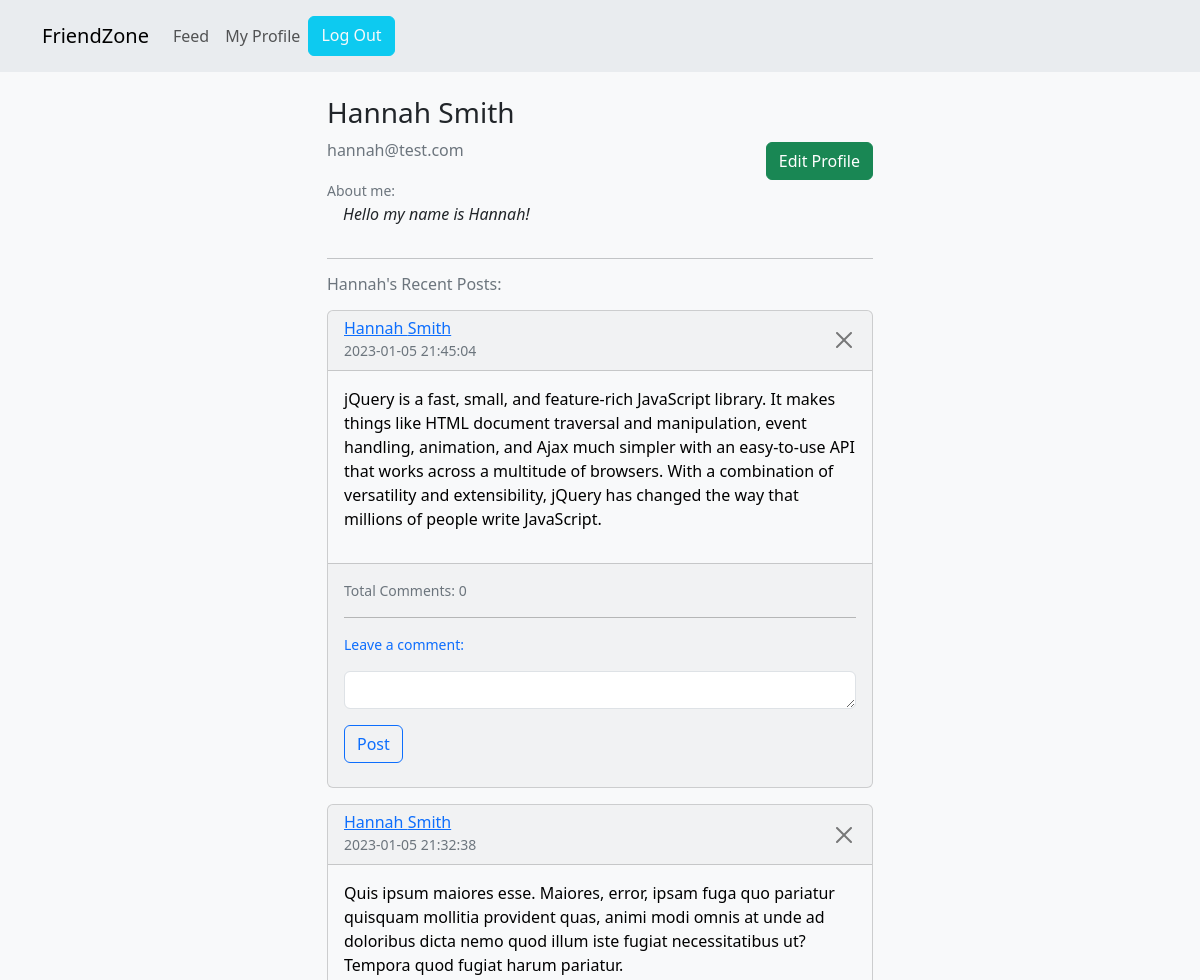
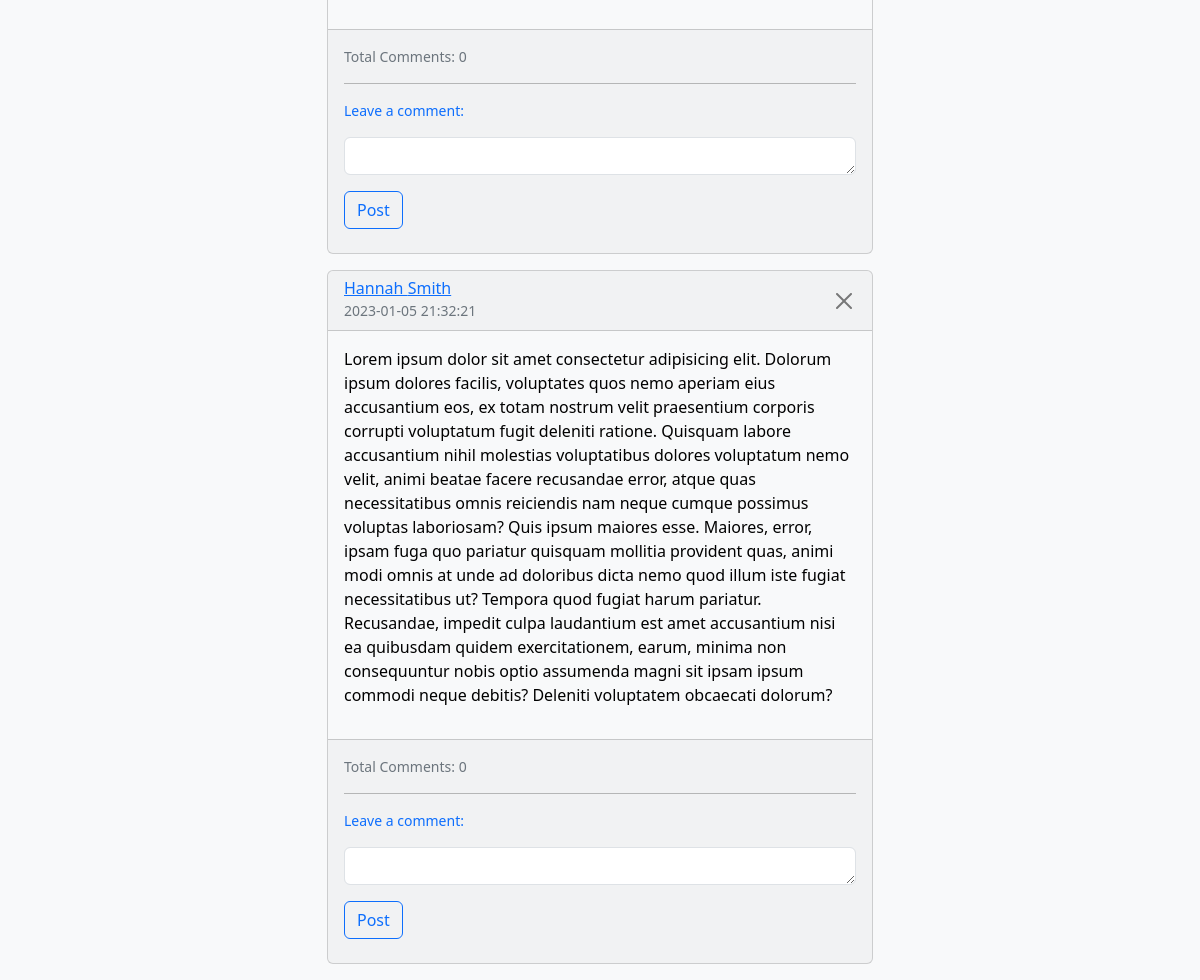
/index.php?action=profile&user_id=12 (signed in), run on an earlier commit of the app's database (2 pictures, top to bottom).
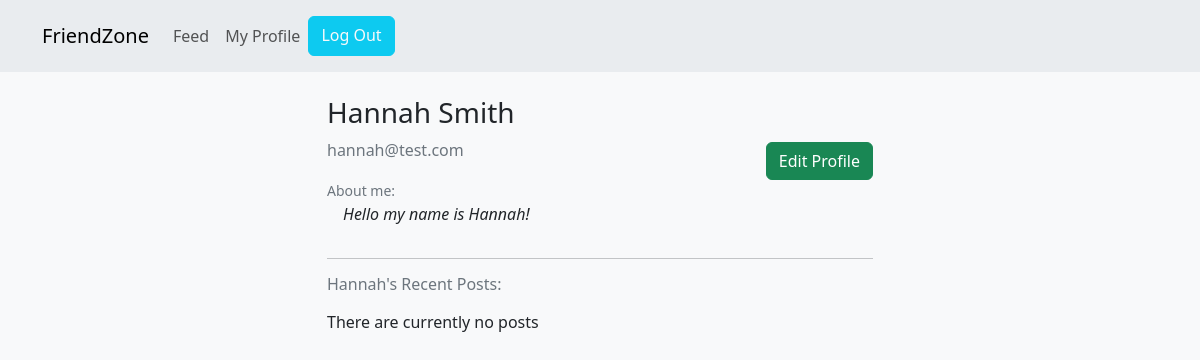
And on a later commit of the database.
### tables this page shows
CREATE TABLE `users` (
  `id` int(11) NOT NULL,
  `first_name` varchar(255) NOT NULL,
  `last_name` varchar(255) NOT NULL,
  `email` varchar(255) NOT NULL,
  `password` varchar(255) NOT NULL,
  `phone_number` varchar(50) NOT NULL,
  `biography` varchar(300) NOT NULL
);

CREATE TABLE `posts` (
  `id` int(11) NOT NULL,
  `created_at` datetime NOT NULL,
  `author_id` int(11) NOT NULL,
  `content` varchar(280) NOT NULL
);

### controller/Controller.php (called while the page is built, shortened)
<?php
require_once('./model/UserModel.php');
require_once('./model/PostModel.php');
function getProfile($params)
{
  $userManager = new UserModel();
  $user = $userManager->getUser($params);
  $postsManager = new PostsModel();
  $posts = $postsManager->getPostsByUser($params);
  require('./view/pages/profile.php');
}

### model/UserModel.php (called while the page is built, shortened)
<?php
class UserModel extends DB
{
  function getUser($params)
  {
    try {
      $db = $this->connect();
      $req = $db->prepare("SELECT * FROM users WHERE id = :user_id LIMIT 1");
      $req->bindValue(':user_id', $params['user_id'], PDO::PARAM_STR);
      $req->execute();
      $result = $req->fetch(PDO::FETCH_ASSOC);
      return $result;
    } catch (Exception $e) {
    }
  }
}

### model/PostModel.php (called while the page is built, shortened)
<?php
class PostsModel extends DB
{
  public function getPostsByUser($params)
  {
    try {
      $db = $this->connect();
      $req = $db->prepare("SELECT p.id id, p.author_id author_id, p.content content, p.created_at created_at, u.first_name first_name, u.last_name last_name, (SELECT COUNT(*) FROM comments c WHERE c.post_id = p.id) as num_comments FROM posts p INNER JOIN users u ON p.author_id = u.id WHERE u.id = :user_id  ORDER BY p.created_at DESC");
      $req->bindValue(':user_id', $params['user_id'], PDO::PARAM_STR);
      $req->execute();
      $result = $req->fetchAll(PDO::FETCH_ASSOC);
      return $result;
    } catch (Exception $e) {
      die("Error fethcing posts: " . $e->getMessage());
    }
  }
}

### view/pages/profile.php (the view, shortened to what this page needs)
<div class="container profile">
  <div class="row">
    <div class="col-md-6 mx-auto">
      <div class="d-flex align-items-center justify-content-between">
        <div>
          <h3><?= $user['first_name'] . ' ' . $user['last_name'] ?></h3>
          <p class="text-secondary"><?= $user['email'] ?></p>
          <small class="text-secondary">About me:</small>
          <p class="px-3 fst-italic"><?= $user['biography'] ?></p>
        </div>
        <?php
        if ($user['id'] === $_SESSION['user_id']) { ?>
          <p><button id="showFormButton" class="btn btn-success">Edit Profile</button></p>
        <?php } ?>
      </div>
      <hr>
      <h6 class="mb-3 text-secondary"><?= $user['first_name'] ?>'s Recent Posts:</h6>
      <?php
      if (isset($posts) && count($posts) > 0) {
        foreach ($posts as $post) :
          include('./view/components/post.php');
        endforeach;
      } else {
        echo '<p>There are currently no posts</p>';
      }
      ?>
    </div>
  </div>
</div>
<?php
$content = ob_get_clean();
require_once('./view/layout/layout.php');

### view/components/post.php (shortened to what this page needs)
<div class="card  text-bg-light mb-3">
  <div class="card-header d-flex justify-content-between align-items-center">
    <div>
      <h6 class="mb-0"><a href="index.php?action=profile&user_id=<?= $post['author_id'] ?>"><?= $post['first_name'] . ' ' . $post['last_name'] ?></a></h6>
      <p class="mb-0 text-secondary"><small><?= $post['created_at'] ?></small></p>
    </div>
    <?php
    if ($_SESSION["user_id"] == $post['author_id']) { ?>
      <a href="index.php?action=delete-post&post_id=<?= $post['id'] ?>" type="button" class="btn-close" aria-label="Delete"></a>
    <?php
    }
    ?>
  </div>
  <div class="card-body">
    <p><?= $post['content'] ?></p>
  </div>
  <div class="card-footer">
    <div class="d-flex justify-content-between align-items-center my-2">
      <small class="text-secondary">Total Comments: <?= $post['num_comments'] ?> </small>
    </div>
    <hr>
    <small class="text-primary">
      <p>Leave a comment:</p>
    </small>
    <form action='index.php?action=post-comment&fromProfile=<?= isset($user['id']) ? $user['id'] : 'false' ?>' method="POST">
      <textarea name="content" required class="form-control" rows="1"></textarea>
      <button type="submit" class="btn btn-outline-primary my-3">Post</button>
    </form>
  </div>
</div>

### index.php (shortened to what this page needs)
<?php
require('./controller/Controller.php');
$action = isset($_REQUEST['action']) ? $_REQUEST['action'] : null;
switch ($action) {
  case "profile":
    getProfile($_REQUEST);
    break;
}

### view/layout/layout.php (shortened to what this page needs)
<!DOCTYPE html>
<html lang="en">
<head>
  <link href="https://cdn.jsdelivr.net/npm/bootstrap@5.3.0-alpha1/dist/css/bootstrap.min.css" rel="stylesheet">
  <link rel="stylesheet" href="public/css/style.css">
</head>
<body class="min-vh-100">
  <header>
    <nav class="navbar fixed-top navbar-expand-lg bg-body-secondary py-3">
      <div class="container">
        <a class="navbar-brand" href="index.php">FriendZone</a>
        <div class="collapse navbar-collapse" id="navbarNavDropdown">
          <ul class="navbar-nav w-100">
            <?php
            if (isset($_SESSION['id']) && $_SESSION['id'] == session_id()) {
            ?>
              <li class="nav-item">
                <a class="nav-link" href="index.php?action=newsfeed">Feed</a>
              </li>
              <li class="nav-item">
                <a class="nav-link" href="index.php?action=profile&user_id=<?= $_SESSION['user_id'] ?>">My Profile</a>
              </li>
              <a href="index.php?action=logout" class="btn btn-info text-light mw-auto">Log Out</a>
            <?php
            }
            ?>
          </ul>
        </div>
      </div>
    </nav>
  </header>
  <main id="mainContent" class="bg-light min-vh-100 pt-5 mt-5">
    <?= $content; ?>
  </main>
</body>
</html>

What changed in the data, as far as the page shows it:
removed posts: author.first_name "Hannah", author.last_name "Smith", created_at "2023-01-05 21:45:04", content "jQuery is a fast, small, and feature-rich JavaScript library. It makes things like HTML document traversal and manipulation, event handling, animation, and Ajax much simpler with an easy-to-use API that works across a multitude of browsers. With a combination of versatility and extensibility, jQuery has changed the way that millions of people write JavaScript.", num_comments "0"
removed posts: author.first_name "Hannah", author.last_name "Smith", created_at "2023-01-05 21:32:38", content "Quis ipsum maiores esse. Maiores, error, ipsam fuga quo pariatur quisquam mollitia provident quas, animi modi omnis at unde ad doloribus dicta nemo quod illum iste fugiat necessitatibus ut? Tempora quod fugiat harum pariatur.", num_comments "0"
removed posts: author.first_name "Hannah", author.last_name "Smith", created_at "2023-01-05 21:32:21", content "Lorem ipsum dolor sit amet consectetur adipisicing elit. Dolorum ipsum dolores facilis, voluptates quos nemo aperiam eius accusantium eos, ex totam nostrum velit praesentium corporis corrupti voluptatum fugit deleniti ratione. Quisquam labore accusantium nihil molestias voluptatibus dolores voluptatum nemo velit, animi beatae facere recusandae error, atque quas necessitatibus omnis reiciendis nam neque cumque possimus voluptas laboriosam? Quis ipsum maiores esse. Maiores, error, ipsam fuga quo pariatur quisquam mollitia provident quas, animi modi omnis at unde ad doloribus dicta nemo quod illum iste fugiat necessitatibus ut? Tempora quod fugiat harum pariatur. Recusandae, impedit culpa…", num_comments "0"
Also different on the page:
text now shown: "There are currently no posts"
